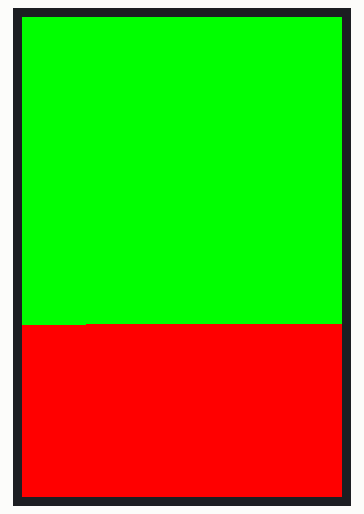
Simulated run of this program. Board: Raspberry Pi (BCM pin numbers). Parts: 320×480 colour display. The clock reads 2024-03-15 10:24:30 at power-on unless the program sets it; what the program prints to the terminal is not drawn. At 10.9 s the program stops and its outputs stay as they are.

Above: at 2.6 s.
At 4.67 s:
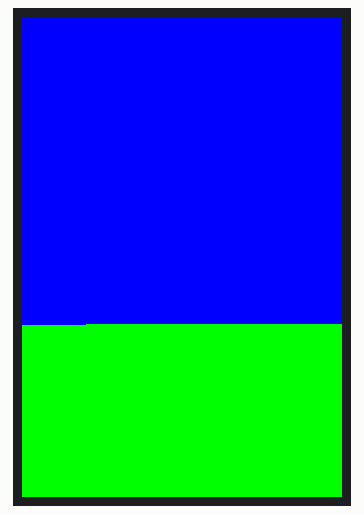
At 6.73 s:
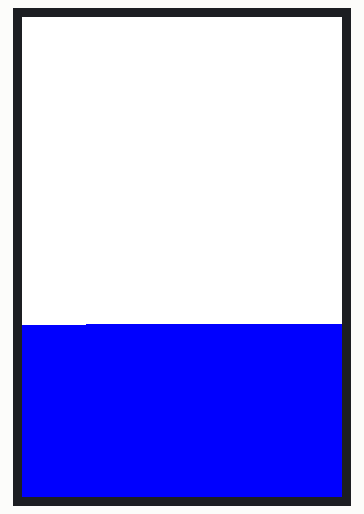
At 8.8 s:
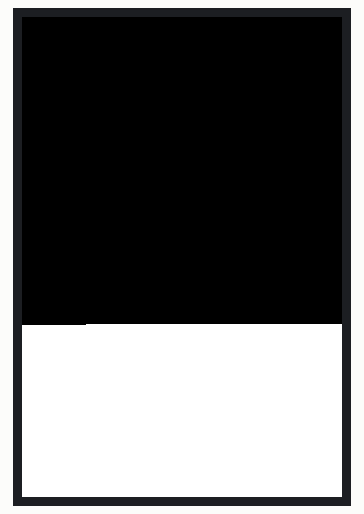
At 10.86 s:
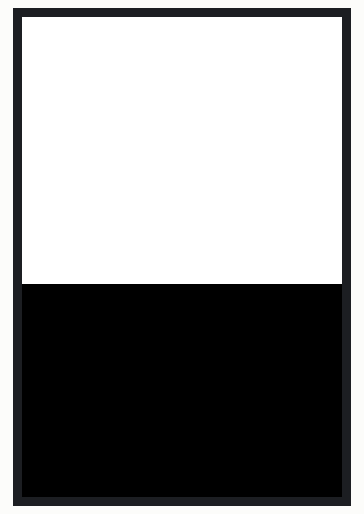

The program:

display_test.py
```python
#!/usr/bin/env python3
import time
import logging
from display_driver import DisplayDriver
from PIL import Image

logging.basicConfig(level=logging.DEBUG, format='%(levelname)s: %(message)s')

if __name__ == '__main__':
    disp = DisplayDriver()
    try:
        colors = [ (255,0,0), (0,255,0), (0,0,255), (255,255,255), (0,0,0) ]
        for color in colors:
            logging.info(f"display_test: showing color={color}")
            img = Image.new('RGB', (disp.width, disp.height), color)
            try:
                disp.show_image(img)
            except Exception as e:
                logging.debug(f"display_test: show_image failed: {e}")
                # Fall back to filling via dre_rectangle using RGB565
                r, g, b = color
                rgb565 = ((r & 0xF8) << 8) | ((g & 0xFC) << 3) | (b >> 3)
                disp.dre_rectangle(0, 0, disp.width-1, disp.height-1, rgb565)
            time.sleep(2)
    finally:
        disp.clear()
        logging.info("display_test: finished and cleared")
```

display_driver.py
```python
# ---------------------------------------------
#  Waveshare 2.5" Capacitive LCD (ST7796) DRIVER
#  Corrected + Fully Working
# ---------------------------------------------

import time
import spidev
import logging
import numpy as np
from gpiozero import DigitalOutputDevice, PWMOutputDevice

# GPIO pins (Waveshare default)
RST_PIN = 27
DC_PIN  = 25
BL_PIN  = 18

# SPI speed
SPI_FREQ = 40000000   # 40 MHz (stable for ST7796)
BL_FREQ  = 1000


class DisplayDriver:
    """Fully corrected driver for Waveshare ST7796 LCD 320×480"""

    def __init__(self, rotate=0):
        """
        rotate = 0, 90, 180, 270 degrees
        """
        self.np = np

        self.width  = 320
        self.height = 480

        # Setup GPIO (guarded for clearer error messages)
        try:
            self.rst = DigitalOutputDevice(RST_PIN, active_high=True, initial_value=True)
            self.dc  = DigitalOutputDevice(DC_PIN,  active_high=True, initial_value=True)
            self.bl  = PWMOutputDevice(BL_PIN, frequency=BL_FREQ)
            self.bl.value = 1.0   # 100% brightness
        except Exception as e:
            logging.error("Failed to initialize GPIO pins for the display: %s", e)
            logging.error("Possible causes: another process (service) already claimed the GPIO pins, or insufficient permissions.")
            logging.error("Try stopping any running lcd-cast service, kill lingering Python processes, and retry. Example:")
            logging.error("  sudo systemctl stop lcd-cast.service && sudo pkill -f main.py && sudo pkill -f lcd-cast")
            logging.error("Also ensure no other GPIO libraries (pigpiod) are holding the pins.")
            raise

        # Setup SPI
        self.spi = spidev.SpiDev(0, 0)
        self.spi.max_speed_hz = SPI_FREQ
        self.spi.mode = 0b00

        self.rotation = rotate
        self.MADCTL = self.rotation_to_madctl(rotate)

        # Initialize LCD
        self.lcd_init()


    # -------------------------
    # Helper functions
    # -------------------------

    def rotation_to_madctl(self, rot):
        # BGR bit must always be set for Waveshare
        BGR = 0x08

        if rot == 0:
            return 0x48  # MX=0 MY=1 MV=0 BGR=1
        elif rot == 90:
            return 0x28  # rotate right
        elif rot == 180:
            return 0x88
        elif rot == 270:
            return 0xE8
        else:
            return 0x48


    def digital_write(self, pin, level):
        if level:
            pin.on()
        else:
            pin.off()

    def command(self, cmd):
        self.digital_write(self.dc, 0)
        self.spi.writebytes([cmd])

    def data(self, val):
        self.digital_write(self.dc, 1)
        self.spi.writebytes([val])

    def reset(self):
        self.rst.on()
        time.sleep(0.1)
        self.rst.off()
        time.sleep(0.1)
        self.rst.on()
        time.sleep(0.12)

    # -------------------------
    # Display initialization
    # -------------------------

    def lcd_init(self):
        """Correct ST7796 init sequence for Waveshare"""
        logging.info("Initializing ST7796...")

        self.reset()

        self.command(0x11)
        time.sleep(0.12)

        # Memory Access Control
        self.command(0x36)
        self.data(self.MADCTL)

        # Pixel Format
        self.command(0x3A)
        self.data(0x55)    # 16-bit pixel

        self.command(0xB2)
        self.data(0x0C)
        self.data(0x0C)
        self.data(0x00)
        self.data(0x33)
        self.data(0x33)

        self.command(0xB7)
        self.data(0x35)

        self.command(0xBB)
        self.data(0x28)

        self.command(0xC0)
        self.data(0x2C)

        self.command(0xC2)
        self.data(0x01)

        self.command(0xC3)
        self.data(0x0B)

        self.command(0xC4)
        self.data(0x20)

        self.command(0xC6)
        self.data(0x0F)

        self.command(0xD0)
        self.data(0xA4)
        self.data(0xA1)

        # Enable display
        self.command(0x21)   # Inversion On
        self.command(0x29)   # Display On
        time.sleep(0.05)

        logging.info("ST7796 initialization complete.")

    # --------------------------
    # Drawing primitives
    # --------------------------

    def set_windows(self, x0, y0, x1, y1):
        """Set RAM address window (inclusive)"""
        self.command(0x2A)
        self.data(x0 >> 8)
        self.data(x0 & 0xFF)
        self.data(x1 >> 8)
        self.data(x1 & 0xFF)

        self.command(0x2B)
        self.data(y0 >> 8)
        self.data(y0 & 0xFF)
        self.data(y1 >> 8)
        self.data(y1 & 0xFF)

        self.command(0x2C)

    # -------------------------
    # Show Full Image
    # -------------------------

    def show_image(self, img):
        """Send a full 320×480 PIL RGB image to the LCD"""

        if img.size != (self.width, self.height):
            img = img.resize((self.width, self.height))

        arr = self.np.array(img, dtype=self.np.uint16)

        r = (arr[...,0] & 0xF8) << 8
        g = (arr[...,1] & 0xFC) << 3
        b = (arr[...,2] >> 3)

        rgb565 = r | g | b

        high = (rgb565 >> 8).astype(self.np.uint8)
        low  = (rgb565 & 0xFF).astype(self.np.uint8)

        pix = self.np.dstack((high, low)).flatten().tolist()

        # Ensure backlight is on while updating the buffer
        try:
            self.bl.value = 1.0
        except Exception:
            pass

        self.command(0x36)
        self.data(self.MADCTL)

        self.set_windows(0,0,self.width-1, self.height-1)
        self.digital_write(self.dc, 1)

        # burst write; protect SPI writes from raising to keep main loop alive
        try:
            for i in range(0, len(pix), 4096):
                self.spi.writebytes(pix[i:i+4096])
        except Exception as e:
            logging.error(f"SPI write failed during show_image: {e}")

    # -------------------------
    # Clear Screen
    # -------------------------

    def clear(self, color=0xFFFF):
        """Fill screen with a 16-bit RGB565 color"""

        hi = (color >> 8) & 0xFF
        lo = color & 0xFF

        line = [hi, lo] * self.width

        self.set_windows(0,0,self.width-1,self.height-1)
        self.digital_write(self.dc, 1)

        for _ in range(self.height):
            self.spi.writebytes(line)
```
